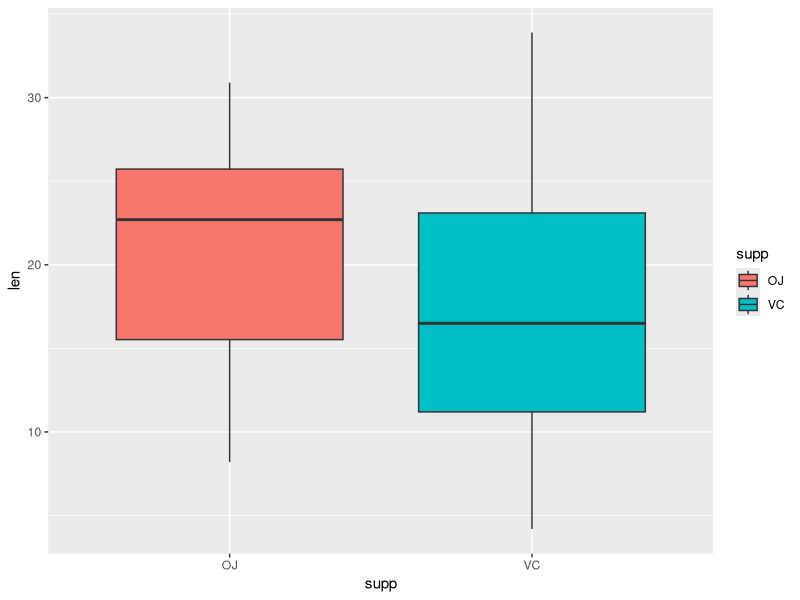
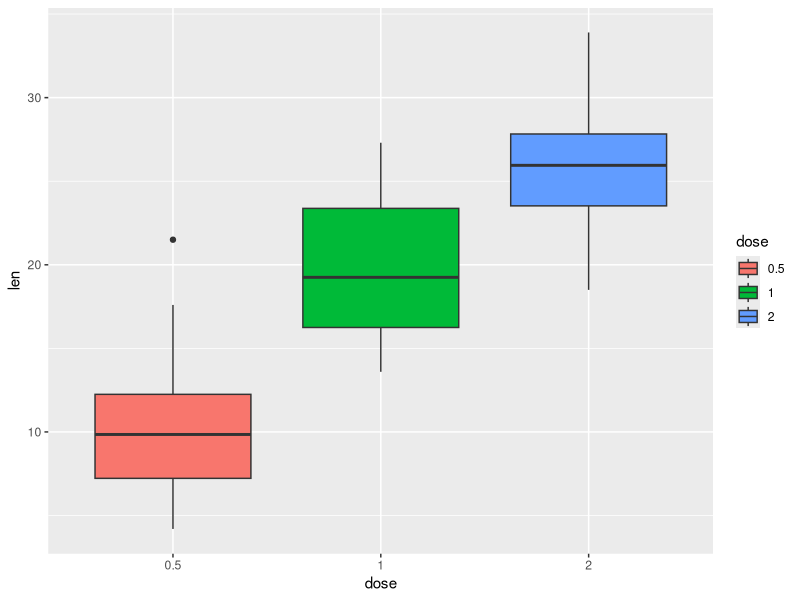

Write the R code that produced these figures, in order.
library(ggplot2)

# ToothGrowth summary
summary(ToothGrowth)

# t-test for len and supp  
t.test(len ~ supp, data = ToothGrowth)
# boxplot for len and supp 
ToothGrowth$dose <- as.factor(ToothGrowth$dose)
ggplot(aes(x=supp, y=len), data=ToothGrowth) + geom_boxplot(aes(fill=supp))

# Reorgnize the data into three groups according to their dose levels
# The first group is 0.5 and 1, the second group is 0.5 and 2
# and the third group is 1 and 2.
x1 <- ToothGrowth[ToothGrowth$dose==0.5,1]
x2 <- ToothGrowth[ToothGrowth$dose==1,1]
x3 <- ToothGrowth[ToothGrowth$dose==2,1]
x_g1  <- cbind(x1,x2)
x_g2  <- cbind(x1,x3)
x_g3  <- cbind(x2,x3)

# t-test for len and three dose groups
t.test(x_g1[,1],x_g1[,2], paired=FALSE, var.equal=FALSE)
t.test(x_g2[,1],x_g2[,2], paired=FALSE, var.equal=FALSE)
t.test(x_g3[,1],x_g3[,2], paired=FALSE, var.equal=FALSE)

# boxplot for len and dose levels
ToothGrowth$dose <- as.factor(ToothGrowth$dose)
ggplot(aes(x=dose, y=len), data=ToothGrowth) + geom_boxplot(aes(fill=dose))
